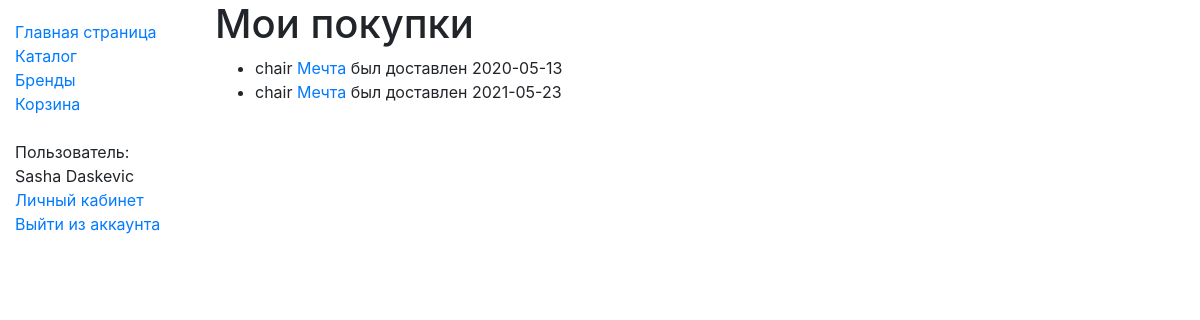
Page /catalog/myaccount/ (signed in) on the committed database.
### catalog/models.py (models this page shows, shortened)
class FurnitureInstance(models.Model):
    id = models.UUIDField(primary_key=True, default=uuid.uuid4,
                          help_text="Unique ID for this particular furniture")
    furniture = models.ForeignKey('Furniture', on_delete=models.SET_NULL, null=True)
    buyer = models.ForeignKey(User, on_delete=models.SET_NULL, null=True, blank=True)
    Availability_STATUS = (
        ('a', 'В наличии'),
        ('n', 'Куплен'),
        ('r', 'Зарезервирован'),
    )
    status = models.CharField(max_length=1, choices=Availability_STATUS, blank=True, default='a', help_text='Furniture availability')
    delivery_day = models.DateField(default=date.today() + timedelta(days=10), help_text="Delivery day")
    @property
    def delivery(self):
        if self.status == 'a':
            self.delivery_day = date.today() + timedelta(days=10)
            return "привезем уже к %s!" % self.delivery_day
        if self.delivery_day < date.today():
            self.status = 'n'
            return "был доставлен %s" % self.delivery_day
        return "будет доставлен %s" % self.delivery_day #only if reserved
    class Meta:
        ordering = ["status"]
        permissions = (("worker", "Can manage catalog items (WORKER)"),)

class Furniture(models.Model):
    name = models.CharField(max_length=200)
    brand = models.ForeignKey('Brand', on_delete=models.SET_NULL, null=True)
    description = models.TextField(max_length=1000, help_text="Описание продукта")
    isbn = models.CharField('ISBN', max_length=13,
                            help_text='13 Character <a href="https://www.isbn-international.org/content/what-isbn">ISBN number</a>')
    type = models.ManyToManyField(Type, help_text="Select a type of this product")
    published = models.BooleanField(default=False, help_text="Опубликовано")
    image = models.CharField(max_length=500, help_text="Изображение продукта", null=True)
    price = models.DecimalField(max_digits=6, decimal_places=2, default=1000.20)
    def get_absolute_url(self):
        return reverse('furniture-detail', args=[str(self.id)])
    def display_type(self):
        return ', '.join(type.name for type in self.type.all()[:3])
    display_type.short_description = 'type'
    class Meta:
        ordering = ['brand']

class Type(models.Model):
    name = models.CharField(max_length=200, help_text="Enter the product type")
    def __str__(self):
        return self.name

### catalog/views.py (the view)
# urls.py: path('myaccount/', views.PersonalAccountListView.as_view(), name='my-account'),
class PersonalAccountListView(LoginRequiredMixin, generic.ListView):
    model = FurnitureInstance
    template_name = 'catalog/personal_account.html'
    def get_queryset(self):
        return FurnitureInstance.objects.filter(buyer=self.request.user).order_by('delivery_day')

### catalog/templates/catalog/personal_account.html
{% extends "base_generic.html" %}
{% block content %}
    <h1>Мои покупки</h1>
    {% if furnitureinstance_list %}
    <ul>
      {% for furnitureinst in furnitureinstance_list %}
      <li>
          {{furnitureinst.furniture.type.first}}
          <a href="{{ furnitureinst.furniture.get_absolute_url }}">{{furnitureinst.furniture.name}}</a>
          {{furnitureinst.delivery}}
      </li>
      {% endfor %}
    </ul>
    {% else %}
      <p>Вы еще не покупали у нас мебель</p>
    {% endif %}
{% endblock %}

### catalog/templates/base_generic.html (shortened to what this page needs)
<!DOCTYPE html>
<html lang="en">
<head>
  <link rel="stylesheet" href="https://cdn.jsdelivr.net/npm/bootstrap@4.5.3/dist/css/bootstrap.min.css">
  {% load static %}
  <link rel="stylesheet" href="{% static 'css/styles.css' %}">
</head>
<body>
  <div class="container-fluid">
    <div class="row">
      <div class="col-sm-2"  >
      {% block sidebar %}
        <ul class="sidebar-nav" style="width:250px;">
            <li><a href="{% url 'index' %}">Главная страница</a></li>
            <li><a href="{% url 'furniture' %}">Каталог</a></li>
            <li><a href="{% url 'brand' %}">Бренды</a></li>
            {% if user.is_authenticated %}
            <li><a href="{% url 'basket' %}">Корзина</a></li>
            {% endif %}
            <br>
            {% if user.is_authenticated %}
                <li>Пользователь: <br>
                    {% if user.first_name and user.last_name %}
                        {{ user.first_name }} {{ user.last_name }}
                    {% else %}
                        {{ user.get_username }}
                    {% endif %}
                </li>
                <li><a href="{% url 'my-account' %}">Личный кабинет</a></li>
                <li><a href="{% url 'logout'%}?next={{request.path}}">Выйти из аккаунта</a></li>
            {% else %}
                <li><a href="{% url 'login'%}?next={{request.path}}">Войти в аккаунт</a></li>
            {% endif %}
            <br><br>
        </ul>
     {% endblock %}
      </div>
      <div class="col-sm-10">{% block content %}{% endblock %}
      </div>
    </div>
  </div>
</body>
</html>

### catalog/static/css/styles.css (style rules this page uses)
.sidebar-nav { margin-top: 20px; padding: 0; list-style: none; }

### rows in the picture
FurnitureInstance: furniture.type.first "chair", furniture.name "Мечта", delivery "был доставлен 2020-05-13"
FurnitureInstance: furniture.type.first "chair", furniture.name "Мечта", delivery "был доставлен 2021-05-23"

### other values in the picture
{{ user.first_name }} "Sasha"
{{ user.last_name }} "Daskevic"
